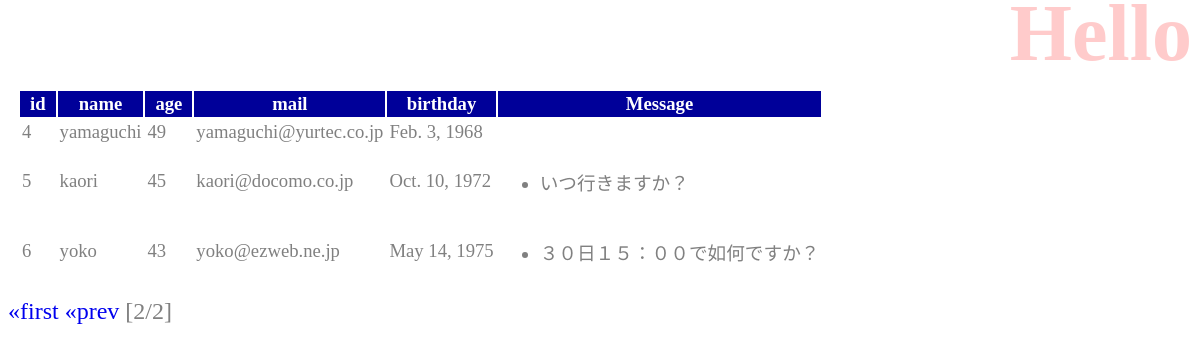
Screenshot of /hello/2 with the database file from the repository.
### hello/models.py (models this page shows, shortened)
class Friend(models.Model):
    name = models.CharField(max_length=100,\
        validators=[URLValidator()])
    mail = models.EmailField(max_length=200)
    gender = models.BooleanField()
    age = models.IntegerField()
    birthday = models.DateField()

class Message(models.Model):
    friend = models.ForeignKey(Friend,on_delete=models.CASCADE)
    title = models.CharField(max_length=100)
    content = models.CharField(max_length=300)
    pub_date = models.DateTimeField(auto_now_add=True)

### hello/views.py (the view)
# urls.py: path('', views.index, name='index'),
def index(request, num=1):
    data = Friend.objects.all()
    page = Paginator(data, 3)
    params={
            'title': 'Hello',
            'message': '',
            'data': page.get_page(num),
            }
    return render(request,'hello/index.html',params)

### hello/templates/hello/index.html (shortened to what this page needs)
{% load static %}
<!doctype html>
<html lang="ja">
<head>
    <link rel="stylesheet" type="text/css"
       href="{% static 'hello/css/style.css' %}" />
</head>
<body>
    <h1>{{title}}</h1>
    <table>
      <tr>
          <th>id</th>
          <th>name</th>
          <th>age</th>
          <th>mail</th>
          <th>birthday</th>
          <th>Message</th>
      </tr>
    {% for item in data %}
      <tr>
          <td> {{item.id}}</td>
          <td>{{item.name}}</td>
          <td>{{item.age}}</td>
          <td>{{item.mail}}</td>
          <td>{{item.birthday}}</td>
      <td><ul>
          {% for ob in item.message_set.all %}
               <li>{{ob.title}}</li>
          {% endfor %}
      </ul></td>
      </tr>
    {% endfor %}
    </table>
    <div>
        {% if data.has_previous %}
            <a href="{% url 'index' %}">&laquo;first</a>
            <a href="{% url 'index' %}{{data.previous_page_number}}">&laquo;prev</a>
        {% endif %}
        <span class="current">
            [{{data.number}}/{{data.paginator.num_pages}}]
        </span>
    </div>
</body>
</html>

### hello/static/hello/css/style.css (style rules this page uses)
body { color:gray; font-size:18pt; }
h1 { color:red; opacity:0.2; font-size:60pt; margin-top:-20px; margin-bottom:0px; text-align:right; }
a { color:bule; text-decoration: none; }
table { margin:10px; font-size:14pt; }
table tr th { background-color:#009; color:white; padding:2px 10px; border-size:2px; }
table tr td { background-color:#eee color:#666; padding:2px; border-size:2px; }

### rows the page displays
Friend: id "4", name "yamaguchi", age "49", mail "yamaguchi@yurtec.co.jp", birthday "Feb. 3, 1968"
Friend: id "5", name "kaori", age "45", mail "kaori@docomo.co.jp", birthday "Oct. 10, 1972"
Message: title "いつ行きますか？"
Friend: id "6", name "yoko", age "43", mail "yoko@ezweb.ne.jp", birthday "May 14, 1975"
Message: title "３０日１５：００で如何ですか？"

### other values shown
{{ data.number }} "2"
{{ data.paginator.num_pages }} "2"
